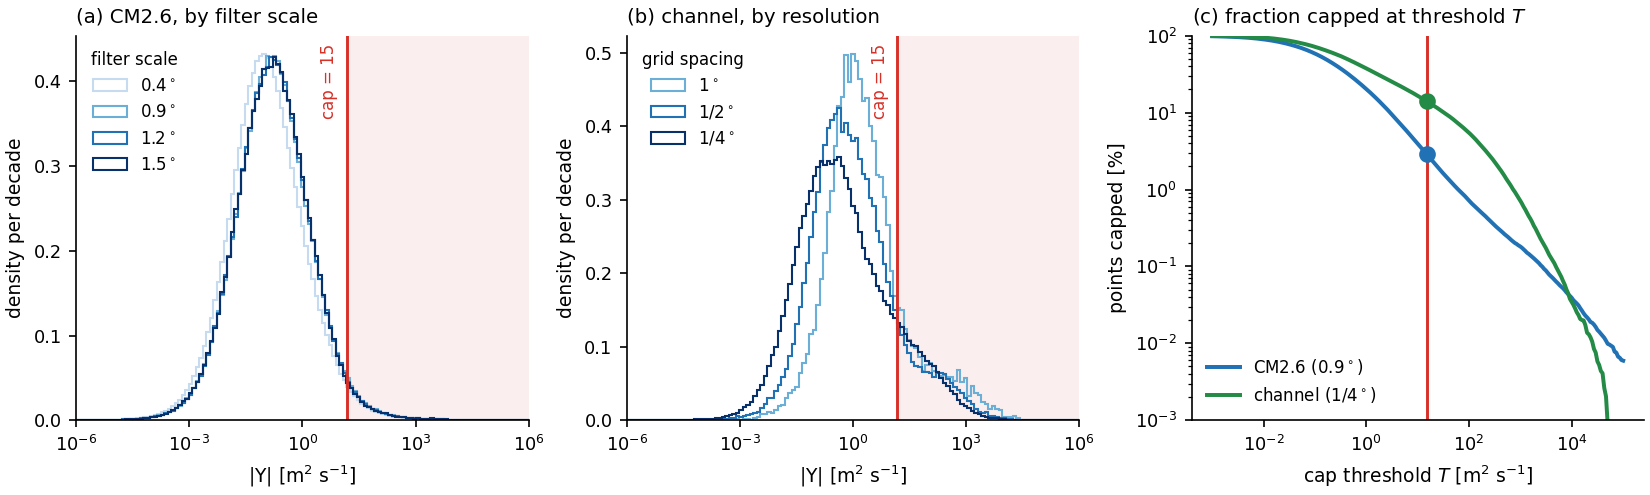

Recreate this plot in Python.
"""SI figure for the flux-to-streamfunction conversion: where a fixed cap on Upsilon sits relative
to the transports the closure actually produces, in two very different stratification regimes.

(a) CM2.6, all four filter scales -- the regime the network was trained on and the one a realistic
    global model resembles. Unimodal; a cap at 15 m2/s clips the outer flank.
(b) the idealized channel, all three coarse resolutions -- bimodal, with a second lobe near
    1e2-1e3 m2/s produced where the LOCAL 3-D density gradient collapses in weakly stratified
    abyssal water. A cap at 15 falls in the saddle between the two lobes.
(c) exceedance vs threshold for one representative case from each, which reads off the clipped
    fraction for any candidate cap.

Conventions (both settled by earlier diagnostics, see the docstrings of
diag_drhodz_discrepancy.py and upsilon_online_faithful.py):
  * CM2.6 d rho/dz from N_buoyancy -- the dataset's `rho` is pressure-dependent, so its raw
    vertical gradient is dominated by adiabatic compression, not stratification.
  * channel Upsilon built at u FACES from a face-interpolated flux over the NATIVE face gradient,
    matching what MOM_meso_sfn_ANN.F90 actually compares against the clamp; the channel's linear
    equation of state has no compressibility so a raw d rho/dz is legitimate there.
Writes the PDF straight into the paper repo."""
import numpy as np, xarray as xr, torch, sys
import matplotlib; matplotlib.use("Agg"); import matplotlib.pyplot as plt
sys.path.append('/home/db194/ANN-momentum-buoyancy-mesoscale/src/training-on-CM2.6')
from helpers.ann_tools import import_ANN

MODEL = '/scratch/db194/mom6/CM26_ML_models/FGR3/EXP_neutral_all4/model/ann_instance.nc'
CM26 = "/scratch/db194/CM26_datasets/ocean3d/subfilter-neutral/FGR3"
B = "/scratch/db194/mom6/feb2026"
OUT = "/home/db194/mesoscale_b_ml_parameterization/figures"
CLAMP, RHO0, G, CB, RE, SPONGE_LAT = 15.0, 1025.0, 9.8, 1.0, 6.371e6, -30.625
BLU = ["#c6dbef", "#6baed6", "#2171b5", "#08306b"]
SCALES = [(4, "0.4$^\\circ$"), (9, "0.9$^\\circ$"), (12, "1.2$^\\circ$"), (15, "1.5$^\\circ$")]
CHAN = [("1p0", 1.0, "1$^\\circ$"), ("p5", 0.5, "1/2$^\\circ$"), ("p25", 0.25, "1/4$^\\circ$")]

def stencil(a, n=3):
    s = n // 2; out = []
    for dj in range(-s, s + 1):
        for di in range(-s, s + 1):
            out.append(np.roll(np.take(a, np.clip(np.arange(a.shape[-2]) + dj, 0, a.shape[-2] - 1),
                                       axis=-2), -di, axis=-1))
    return np.stack(out, axis=-1)

ann = import_ANN(MODEL).double().eval()

def run_ann(S, rn, vn, ok):
    x = np.concatenate([S[0] / rn[..., None], S[1] / rn[..., None], S[2] / vn[..., None],
                        S[3] / vn[..., None], S[4] / vn[..., None]], axis=-1)
    with torch.no_grad():
        return ann(torch.from_numpy(x[ok])).numpy()

cm26 = {}
for (fac, lab), col in zip(SCALES, BLU):
    d = xr.open_dataset(f"{CM26}/factor-{fac}/test-0.nc"); p = xr.open_dataset(f"{CM26}/factor-{fac}/param.nc")
    g = lambda k: d[k].values.astype("f8")
    wet = p["wet"].values > 0.5
    areaT = (p["dxT"].values * p["dyT"].values).astype("f8")
    rhox, rhoy = g("rhox"), g("rhoy")
    magx = np.sqrt(rhox ** 2 + ((RHO0 / G) * g("N_buoyancy") ** 2) ** 2)
    sh_xx, sh_xy, vort = g("sh_xx"), g("sh_xy_h"), g("rel_vort_h")
    acc = []
    for k in range(rhox.shape[0]):
        if not wet[k].any(): continue
        S = [stencil(f[k][None])[0] for f in (rhox, rhoy, sh_xx, sh_xy, vort)]
        rn = np.sqrt((S[0] ** 2 + S[1] ** 2).sum(-1)); vn = np.sqrt((S[2] ** 2 + S[3] ** 2 + S[4] ** 2).sum(-1))
        ok = (rn > 0) & (vn > 0) & np.isfinite(rn) & np.isfinite(vn) & wet[k]
        if not ok.any(): continue
        o = run_ann(S, rn, vn, ok)
        acc.append(np.abs(o[:, 0]) * (rn * vn * areaT * CB)[ok] / magx[k][ok])
    U = np.concatenate(acc)[::3]; U = U[np.isfinite(U) & (U > 0)]
    cm26[lab] = (col, U)
    print(f"CM2.6 {lab}: med {np.median(U):.3f}  p99 {np.percentile(U,99):.1f}  >15 {100*np.mean(U>CLAMP):.2f}%", flush=True)
    d.close(); p.close()

chan = {}
for (tag, dd, lab), col in zip(CHAN, BLU[1:]):
    rd = f"{B}/channel_extra_sponge_slow_woc_{tag}/tau_0.2_cb_1.0_cu_0.0_neutral/output"
    ds = xr.open_dataset(f"{rd}/prog_z_010100.nc", decode_times=False).isel(Time=-1)
    rho = ds["rhopot2"].values.astype("f8")
    u, v = ds["u"].values.astype("f8"), ds["v"].values.astype("f8")
    lat, z = ds["yh"].values, ds["z_l"].values; ds.close()
    dy = np.deg2rad(dd) * RE; dx = dy * np.cos(np.deg2rad(lat))[None, :, None]
    drdx_u = np.diff(np.concatenate([rho[..., -1:], rho], axis=-1), axis=-1) / dx
    rhox = 0.5 * (drdx_u + np.roll(drdx_u, -1, axis=-1))
    rr = np.concatenate([rho[:, :1], rho, rho[:, -1:]], axis=-2)
    rhoy = 0.5 * (np.diff(rr, axis=-2)[:, :-1] + np.diff(rr, axis=-2)[:, 1:]) / dy
    uc = 0.5 * (u[..., :-1] + u[..., 1:]); vc = 0.5 * (v[:, :-1] + v[:, 1:])
    dudx = np.diff(u, axis=-1) / dx; dvdy = np.diff(v, axis=-2) / dy
    dudy = np.gradient(uc, axis=-2) / dy
    dvdx = (np.roll(vc, -1, -1) - np.roll(vc, 1, -1)) / (2 * dx)
    S = [stencil(f) for f in (rhox, rhoy, dudx - dvdy, dudy + dvdx, dvdx - dudy)]
    rn = np.sqrt((S[0] ** 2 + S[1] ** 2).sum(-1)); vn = np.sqrt((S[2] ** 2 + S[3] ** 2 + S[4] ** 2).sum(-1))
    ok = (rn > 0) & (vn > 0) & np.isfinite(rn) & np.isfinite(vn)
    o = run_ann(S, rn, vn, ok)
    Fc = np.full(rn.shape, np.nan)
    Fc[ok] = -o[:, 0] * (rn * vn * np.broadcast_to(dx * dy, rn.shape) * CB)[ok]
    Fu = 0.5 * (Fc + np.roll(Fc, -1, axis=-1))                      # face flux, as center2uv
    drdz = np.gradient(rho, z, axis=0)
    drdz_u = 0.5 * (drdz + np.roll(drdz, -1, axis=-1))
    U = (np.abs(Fu) / np.sqrt(drdx_u ** 2 + drdz_u ** 2))           # native face divisor
    keep = np.broadcast_to(lat[None, :, None], U.shape) < SPONGE_LAT
    U = U[keep]; U = U[np.isfinite(U) & (U > 0)]
    chan[lab] = (col, U)
    print(f"channel {lab}: med {np.median(U):.3f}  p99 {np.percentile(U,99):.1f}  >15 {100*np.mean(U>CLAMP):.2f}%", flush=True)

plt.rcParams.update({"font.size": 9, "axes.titlesize": 9.5, "axes.labelsize": 9,
                     "xtick.labelsize": 8.5, "ytick.labelsize": 8.5, "legend.fontsize": 8})
fig, ax = plt.subplots(1, 3, figsize=(11.0, 3.3), constrained_layout=True)
lb = np.linspace(-6, 6, 130)
for a, dat, ttl, leg in [(ax[0], cm26, "(a) CM2.6, by filter scale", "filter scale"),
                         (ax[1], chan, "(b) channel, by resolution", "grid spacing")]:
    for lab, (col, U) in dat.items():
        a.hist(np.log10(U), bins=lb, density=True, histtype="step", lw=1.7, color=col, label=lab)
    CLR = "#d73027"
    a.axvspan(np.log10(CLAMP), lb[-1], color=CLR, alpha=0.08, lw=0)
    a.axvline(np.log10(CLAMP), color=CLR, lw=1.4)
    a.annotate("cap = 15", xy=(np.log10(CLAMP), 0.98), xycoords=("data", "axes fraction"),
               xytext=(-4, 0), textcoords="offset points", rotation=90, va="top", ha="right",
               color=CLR, fontsize=8)
    a.set_xlim(-6, 6); a.set_xticks(np.arange(-6, 7, 3))
    a.set_xticklabels([f"$10^{{{k}}}$" for k in np.arange(-6, 7, 3)])
    a.set_xlabel("$|\\Upsilon|$ [m$^2$ s$^{-1}$]"); a.set_ylabel("density per decade")
    a.set_title(ttl, loc="left"); a.legend(frameon=False, loc="upper left", title=leg, title_fontsize=8)
    a.spines[["top", "right"]].set_visible(False)

T = np.logspace(-3, 5, 240)
for lab, U, col, nm in [("0.9$^\\circ$", cm26["0.9$^\\circ$"][1], "#2171b5", "CM2.6 (0.9$^\\circ$)"),
                        ("1/4$^\\circ$", chan["1/4$^\\circ$"][1], "#238b45", "channel (1/4$^\\circ$)")]:
    ax[2].plot(T, 100 * (U[None, :] > T[:, None]).mean(axis=1), color=col, lw=1.9, label=nm)
    ax[2].plot([CLAMP], [100 * np.mean(U > CLAMP)], "o", ms=7, color=col, zorder=5)
ax[2].axvline(CLAMP, color="#d73027", lw=1.4)
ax[2].set_xscale("log"); ax[2].set_yscale("log"); ax[2].set_ylim(1e-3, 100)
ax[2].set_xlabel("cap threshold $T$ [m$^2$ s$^{-1}$]"); ax[2].set_ylabel("points capped [%]")
ax[2].set_title("(c) fraction capped at threshold $T$", loc="left")
ax[2].legend(frameon=False, loc="lower left"); ax[2].spines[["top", "right"]].set_visible(False)

fig.savefig(f"{OUT}/si_upsilon_distribution.pdf", dpi=300)
fig.savefig("/home/db194/ANN-momentum-buoyancy-mesoscale/src/training-on-CM2.6/scripts/fig_si_upsilon.png", dpi=150)
print("wrote", f"{OUT}/si_upsilon_distribution.pdf")
